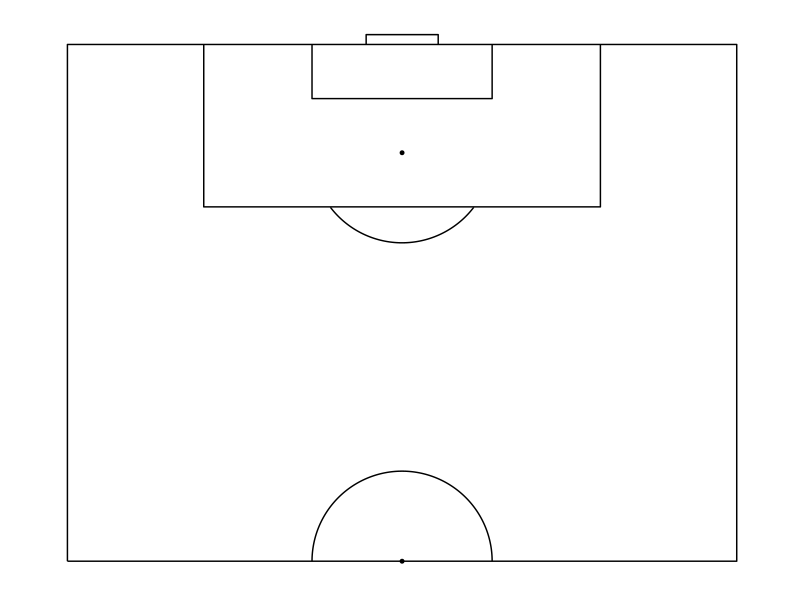

Reproduce this figure in R.
library('ggplot2')
library('ggthemes')

ggplot(data=data.frame(x=1,y=1),aes(x,y))+
###pitch:
geom_path(data=data.frame(x=c(0,0,68,68,0),y=c(0,52.5,52.5,0,0)))+
###centre circle:
geom_path(data=data.frame(x=c(-9150:(-1)/1000,1:9150/1000)+34,y=c(sqrt(9.15^2-c(-9150:(-1)/1000,1:9150/1000)^2))),aes(x=x,y=y))+
##centre spot:
geom_point(aes(x = 34, y = 0), size = 1) +
##penalty spot:
geom_point(aes(x = 34, y = 41.5), size = 1) +
###penalty arc:
geom_path(data=data.frame(x=c(-7280:(-1)/1000,1:7280/1000)+34,y=c(41.5-sqrt(9.15^2-c(-7280:(-1)/1000,1:7280/1000)^2))),aes(x=x,y=y))+
###6-yard box:
geom_path(data=data.frame(x=c(24.85,24.85,43.15,43.15),y=c(52.5,47,47,52.5)))+
###goal
geom_path(data=data.frame(x=c(30.35,30.35,37.67,37.67),y=c(52.5,53.5,53.5,52.5)))+
###penalty area:
geom_path(data=data.frame(x=c(13.85,13.85,54.15,54.15),y=c(52.5,36,36,52.5)))+
###fix aspect ratio to 1:1
coord_fixed() +
###remove all non-geom elements
theme_solid()
